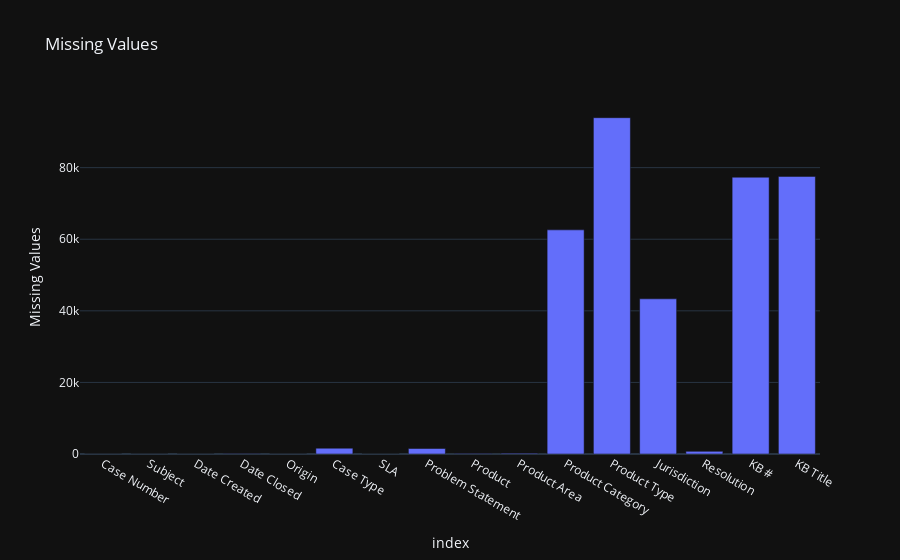

Notebook code for this chart:
### Code cell
missing_values = df.isna().sum()
px.bar(missing_values,
       x=missing_values.index,
       y=missing_values.values,
       title="Missing Values",
       labels=dict(x="Variable", y="Missing Values"), template='plotly_dark')

### Figure 1 — Plotly figure (JSON) as saved in the notebook; plotly's stock layout.template omitted (floating-point values rounded to 4 significant figures)
{"data": [{"alignmentgroup": "True", "hovertemplate": "index=%{x}<br>Missing Values=%{y}<extra></extra>", "legendgroup": "", "marker": {"color": "#636efa", "pattern": {"shape": ""}}, "name": "", "offsetgroup": "", "orientation": "v", "showlegend": false, "textposition": "auto", "type": "bar", "x": ["Case Number", "Subject", "Date Created", "Date Closed", "Origin", "Case Type", "SLA", "Problem Statement", "Product", "Product Area", "Product Category", "Product Type", "Jurisdiction", "Resolution", "KB #", "KB Title"], "xaxis": "x", "y": [0, 0, 0, 44, 0, 1624, 33, 1537, 113, 201, 62618, 93955, 43350, 740, 77328, 77555], "yaxis": "y"}], "layout": {"barmode": "relative", "legend": {"tracegroupgap": 0}, "title": {"text": "Missing Values"}, "xaxis": {"anchor": "y", "domain": [0, 1], "title": {"text": "index"}}, "yaxis": {"anchor": "x", "domain": [0, 1], "title": {"text": "Missing Values"}}}}
